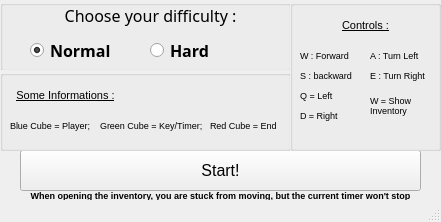
<?xml version="1.0" encoding="UTF-8"?>
<ui version="4.0">
 <class>MainWindow</class>
 <widget class="QMainWindow" name="MainWindow">
  <property name="geometry">
   <rect>
    <x>0</x>
    <y>0</y>
    <width>441</width>
    <height>222</height>
   </rect>
  </property>
  <property name="windowTitle">
   <string>Difficulty Selector</string>
  </property>
  <widget class="QWidget" name="centralwidget">
   <widget class="QGroupBox" name="DifficultySelector">
    <property name="geometry">
     <rect>
      <x>0</x>
      <y>0</y>
      <width>291</width>
      <height>71</height>
     </rect>
    </property>
    <property name="autoFillBackground">
     <bool>true</bool>
    </property>
    <property name="title">
     <string/>
    </property>
    <widget class="QLabel" name="difficultyText">
     <property name="geometry">
      <rect>
       <x>10</x>
       <y>-10</y>
       <width>281</width>
       <height>51</height>
      </rect>
     </property>
     <property name="font">
      <font>
       <family>Fira Code Light</family>
       <pointsize>12</pointsize>
      </font>
     </property>
     <property name="cursor">
      <cursorShape>UpArrowCursor</cursorShape>
     </property>
     <property name="text">
      <string>Choose your difficulty :</string>
     </property>
     <property name="alignment">
      <set>Qt::AlignCenter</set>
     </property>
    </widget>
    <widget class="QRadioButton" name="diffHard">
     <property name="geometry">
      <rect>
       <x>150</x>
       <y>30</y>
       <width>111</width>
       <height>41</height>
      </rect>
     </property>
     <property name="font">
      <font>
       <family>Fira Code SemiBold</family>
       <pointsize>12</pointsize>
       <weight>75</weight>
       <bold>true</bold>
      </font>
     </property>
     <property name="text">
      <string>Hard</string>
     </property>
     <property name="checked">
      <bool>false</bool>
     </property>
    </widget>
    <widget class="QRadioButton" name="diffNormal">
     <property name="geometry">
      <rect>
       <x>30</x>
       <y>30</y>
       <width>111</width>
       <height>41</height>
      </rect>
     </property>
     <property name="font">
      <font>
       <family>Fira Code SemiBold</family>
       <pointsize>12</pointsize>
       <weight>75</weight>
       <bold>true</bold>
      </font>
     </property>
     <property name="text">
      <string>Normal</string>
     </property>
     <property name="checked">
      <bool>true</bool>
     </property>
    </widget>
   </widget>
   <widget class="QPushButton" name="startButton">
    <property name="geometry">
     <rect>
      <x>20</x>
      <y>150</y>
      <width>401</width>
      <height>41</height>
     </rect>
    </property>
    <property name="font">
     <font>
      <pointsize>12</pointsize>
     </font>
    </property>
    <property name="text">
     <string>Start!</string>
    </property>
   </widget>
   <widget class="QGroupBox" name="informationGroup">
    <property name="geometry">
     <rect>
      <x>0</x>
      <y>70</y>
      <width>291</width>
      <height>81</height>
     </rect>
    </property>
    <property name="autoFillBackground">
     <bool>true</bool>
    </property>
    <property name="title">
     <string/>
    </property>
    <widget class="QLabel" name="informationLabel">
     <property name="geometry">
      <rect>
       <x>10</x>
       <y>0</y>
       <width>111</width>
       <height>51</height>
      </rect>
     </property>
     <property name="font">
      <font>
       <family>Arial</family>
       <pointsize>8</pointsize>
       <underline>true</underline>
      </font>
     </property>
     <property name="cursor">
      <cursorShape>UpArrowCursor</cursorShape>
     </property>
     <property name="text">
      <string>Some Informations :</string>
     </property>
     <property name="alignment">
      <set>Qt::AlignCenter</set>
     </property>
    </widget>
    <widget class="QLabel" name="label">
     <property name="geometry">
      <rect>
       <x>10</x>
       <y>40</y>
       <width>91</width>
       <height>31</height>
      </rect>
     </property>
     <property name="font">
      <font>
       <pointsize>7</pointsize>
      </font>
     </property>
     <property name="text">
      <string>Blue Cube = Player;</string>
     </property>
    </widget>
    <widget class="QLabel" name="label_2">
     <property name="geometry">
      <rect>
       <x>100</x>
       <y>40</y>
       <width>111</width>
       <height>31</height>
      </rect>
     </property>
     <property name="font">
      <font>
       <pointsize>7</pointsize>
      </font>
     </property>
     <property name="text">
      <string>Green Cube = Key/Timer;</string>
     </property>
    </widget>
    <widget class="QLabel" name="label_3">
     <property name="geometry">
      <rect>
       <x>210</x>
       <y>40</y>
       <width>81</width>
       <height>31</height>
      </rect>
     </property>
     <property name="font">
      <font>
       <pointsize>7</pointsize>
      </font>
     </property>
     <property name="text">
      <string>Red Cube = End</string>
     </property>
     <property name="margin">
      <number>4</number>
     </property>
    </widget>
   </widget>
   <widget class="QLabel" name="label_4">
    <property name="geometry">
     <rect>
      <x>0</x>
      <y>180</y>
      <width>441</width>
      <height>31</height>
     </rect>
    </property>
    <property name="font">
     <font>
      <pointsize>7</pointsize>
      <weight>75</weight>
      <bold>true</bold>
     </font>
    </property>
    <property name="cursor">
     <cursorShape>WhatsThisCursor</cursorShape>
    </property>
    <property name="focusPolicy">
     <enum>Qt::TabFocus</enum>
    </property>
    <property name="acceptDrops">
     <bool>false</bool>
    </property>
    <property name="autoFillBackground">
     <bool>false</bool>
    </property>
    <property name="text">
     <string>When opening the inventory, you are stuck from moving, but the current timer won't stop</string>
    </property>
    <property name="alignment">
     <set>Qt::AlignCenter</set>
    </property>
    <property name="wordWrap">
     <bool>false</bool>
    </property>
   </widget>
   <widget class="QGroupBox" name="informationGroup_2">
    <property name="geometry">
     <rect>
      <x>290</x>
      <y>0</y>
      <width>151</width>
      <height>151</height>
     </rect>
    </property>
    <property name="autoFillBackground">
     <bool>true</bool>
    </property>
    <property name="title">
     <string/>
    </property>
    <widget class="QLabel" name="informationLabel_5">
     <property name="geometry">
      <rect>
       <x>20</x>
       <y>0</y>
       <width>111</width>
       <height>51</height>
      </rect>
     </property>
     <property name="font">
      <font>
       <family>Arial</family>
       <pointsize>8</pointsize>
       <underline>true</underline>
      </font>
     </property>
     <property name="cursor">
      <cursorShape>UpArrowCursor</cursorShape>
     </property>
     <property name="text">
      <string>Controls :</string>
     </property>
     <property name="alignment">
      <set>Qt::AlignCenter</set>
     </property>
    </widget>
    <widget class="QLabel" name="label_14">
     <property name="geometry">
      <rect>
       <x>10</x>
       <y>40</y>
       <width>61</width>
       <height>31</height>
      </rect>
     </property>
     <property name="font">
      <font>
       <pointsize>7</pointsize>
      </font>
     </property>
     <property name="text">
      <string>W : Forward</string>
     </property>
    </widget>
    <widget class="QLabel" name="label_15">
     <property name="geometry">
      <rect>
       <x>10</x>
       <y>60</y>
       <width>61</width>
       <height>31</height>
      </rect>
     </property>
     <property name="font">
      <font>
       <pointsize>7</pointsize>
      </font>
     </property>
     <property name="text">
      <string>S : backward</string>
     </property>
    </widget>
    <widget class="QLabel" name="label_16">
     <property name="geometry">
      <rect>
       <x>10</x>
       <y>80</y>
       <width>61</width>
       <height>31</height>
      </rect>
     </property>
     <property name="font">
      <font>
       <pointsize>7</pointsize>
      </font>
     </property>
     <property name="text">
      <string>Q = Left</string>
     </property>
    </widget>
    <widget class="QLabel" name="label_17">
     <property name="geometry">
      <rect>
       <x>10</x>
       <y>100</y>
       <width>61</width>
       <height>31</height>
      </rect>
     </property>
     <property name="font">
      <font>
       <pointsize>7</pointsize>
      </font>
     </property>
     <property name="text">
      <string>D = Right</string>
     </property>
    </widget>
    <widget class="QLabel" name="label_18">
     <property name="geometry">
      <rect>
       <x>80</x>
       <y>40</y>
       <width>61</width>
       <height>31</height>
      </rect>
     </property>
     <property name="font">
      <font>
       <pointsize>7</pointsize>
      </font>
     </property>
     <property name="text">
      <string>A : Turn Left</string>
     </property>
    </widget>
    <widget class="QLabel" name="label_19">
     <property name="geometry">
      <rect>
       <x>80</x>
       <y>60</y>
       <width>61</width>
       <height>31</height>
      </rect>
     </property>
     <property name="font">
      <font>
       <pointsize>7</pointsize>
      </font>
     </property>
     <property name="text">
      <string>E : Turn Right</string>
     </property>
    </widget>
    <widget class="QLabel" name="label_20">
     <property name="geometry">
      <rect>
       <x>80</x>
       <y>80</y>
       <width>61</width>
       <height>51</height>
      </rect>
     </property>
     <property name="font">
      <font>
       <pointsize>7</pointsize>
      </font>
     </property>
     <property name="text">
      <string>W = Show Inventory</string>
     </property>
     <property name="wordWrap">
      <bool>true</bool>
     </property>
    </widget>
   </widget>
  </widget>
  <widget class="QMenuBar" name="menubar">
   <property name="geometry">
    <rect>
     <x>0</x>
     <y>0</y>
     <width>441</width>
     <height>21</height>
    </rect>
   </property>
  </widget>
  <widget class="QStatusBar" name="statusbar"/>
 </widget>
 <resources/>
 <connections/>
</ui>
